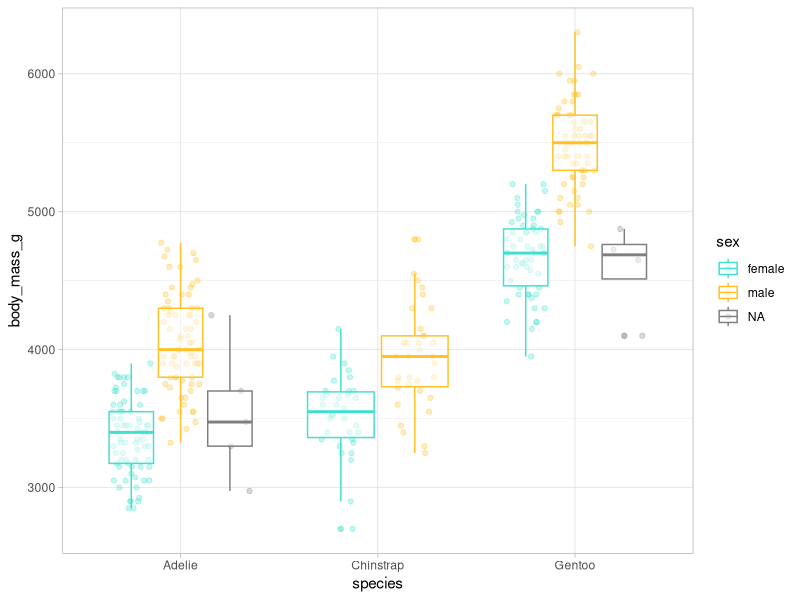
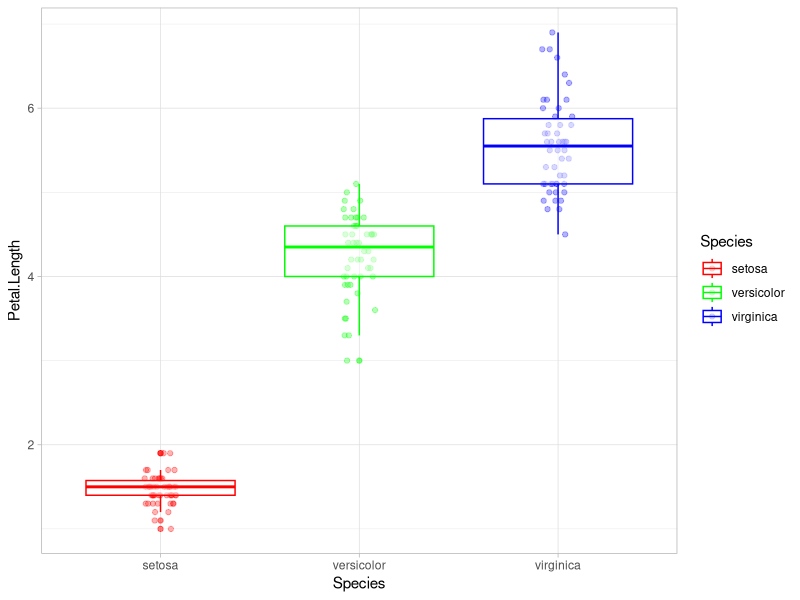
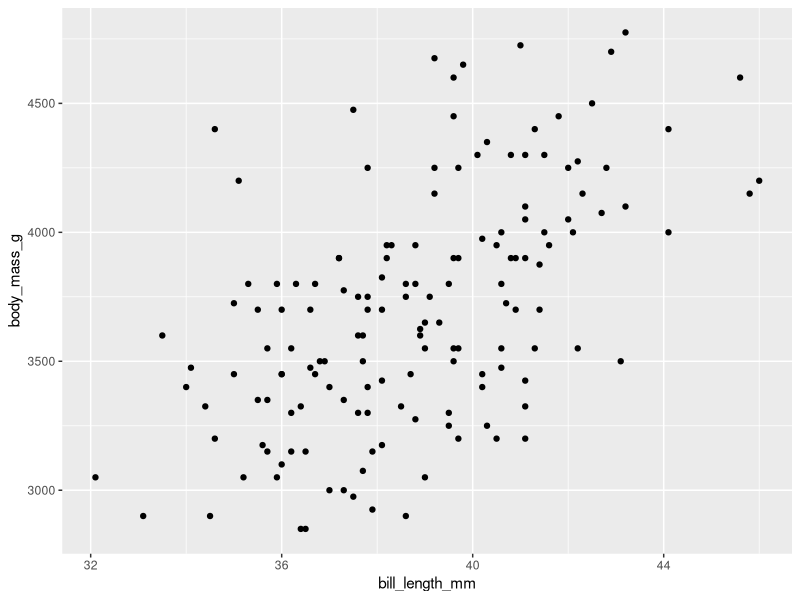
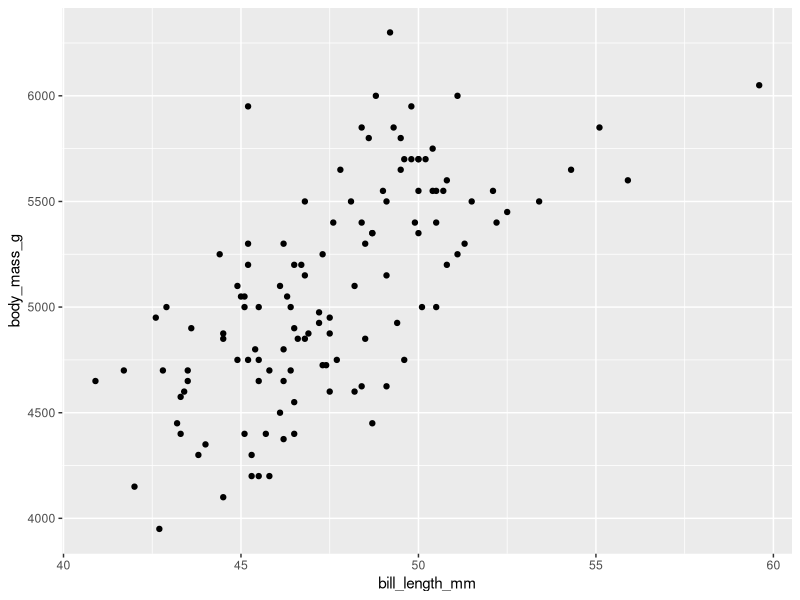
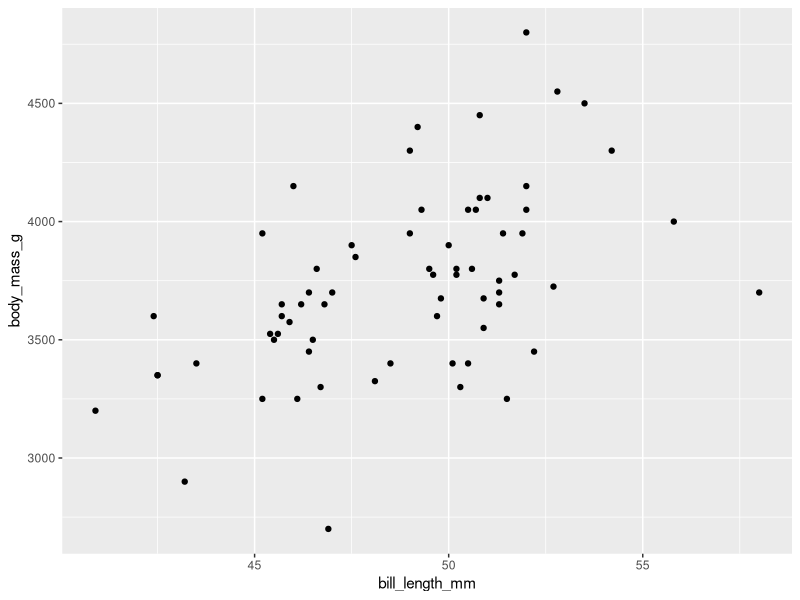

The R source for these figures, in order:
## ---- chunk 1

library(palmerpenguins)
library(tidyverse)

# 1
adelie <- penguins |> 
  filter(species == "Adelie") |> 
  arrange(flipper_length_mm)

# 2
adelie_subset <- adelie |> 
  select(island, contains("bill"))

# 3
adelie2 <- adelie |> 
  select(-species)

## ---- chunk 2

# 1
penguins |> 
  group_by(island) |> 
  summarise(
    n = n(),
    mean_flipper_length = mean(flipper_length_mm, na.rm = TRUE)
  )

# 2
penguins |> 
  mutate(mass_by_length = (body_mass_g / 1000) / flipper_length_mm) |> 
  select(mass_by_length)

## ---- chunk 3

divide_by_100 <- function(x) {
  x / 100
}

divide_by_100(30)

## ---- chunk 4

# R base
standardise <- function(x, my.na.rm) {
  (x - mean(x, na.rm = my.na.rm)) / sd(x, na.rm = my.na.rm)
}

standardise(penguins$bill_length_mm, my.na.rm = T)

# Tidyverse
standardise_tidy <- function(x, my.na.rm) {
  ({{ x }} - mean({{ x }}, na.rm = my.na.rm)) / sd({{ x }}, na.rm = my.na.rm)
} 

penguins |> 
  mutate(st_bill_length = standardise_tidy(x = bill_length_mm, my.na.rm = T)) |> 
  select(bill_length_mm, st_bill_length)

## ---- chunk 5

penguins_num <- penguins |> 
  select(species, sex, where(is.numeric))

explore_penguins <-
  function(var) {
    ggplot(penguins_num, aes(x = species, y = .data[[var]], color = sex)) +
      geom_point(position = position_jitterdodge(), alpha = 0.3) +
      geom_boxplot(alpha = 0.5) +
      scale_color_manual(values = c("turquoise", "goldenrod1")) +
      theme_light() +
      ylab(var)
  }

explore_penguins("body_mass_g")

explore_df <- function(df, x_var, y_var, color) {
  ggplot(data = df, aes(x = .data[[x_var]], y = .data[[y_var]], color = .data[[color]])) + 
    geom_point(position = position_jitterdodge(), alpha = 0.3) +
    geom_boxplot(alpha = 0.5) + 
    scale_color_manual(values = rainbow(n = length(unique(df[[color]])))) +
    theme_light() + 
    ylab(y_var)
}

explore_df(df = iris, # iris is a dataset loaded in RStudio by default
           y_var = "Petal.Length",
           x_var = "Species",
           color = "Species")

## ---- chunk 6

sum_10 <- function(x) {
  x + 10
}

map(1:4, sum_10) 

## ---- chunk 7

map(penguins, \(x) mean(x)) 
map(penguins, \(x) mean(x, na.rm = T)) # option 1 
map(penguins, mean, na.rm = T) # option 2 

## ---- chunk 8

map_lgl(penguins, is.numeric) 
penguins_num <- penguins[ , map_lgl(penguins, is.numeric)]  

map_dbl(penguins_num, median, na.rm = T) 
map_chr(penguins, class) 
map_int(penguins, \(x) length(unique(x))) 
1:4 |>   
  map_vec(\(x) as.Date(ISOdate(x + 2024, 05, 13)))

## ---- chunk 9

penguins_list <- penguins |>   
  group_split(species)  

# we assign names to the list
names(penguins_list) <- c("p1", "p2", "p3")  

# solution:
map2(penguins_list, names(penguins_list), \(df, name) mutate(df, name = name)) 

## ---- chunk 10

# first we remove NA values from bill_length_mm 
penguins_nona <- penguins |>    
  drop_na(bill_length_mm) 

penguins_nested <- penguins_nona |>   
  group_by(species) |>   
  nest() |>    
  mutate(     
    lm_obj = map(data, \(df) lm(       
      bill_length_mm ~ body_mass_g,       
      data = df)),     
    pred = map2(lm_obj, data, \(x, y) predict(x, y)),
    # solution:     
    corr = map2_dbl(pred, data, \(x, y) cor(x, y$bill_length_mm))   
    )  

# unnest() 
penguins_nested |>    
  unnest(pred) |>    
  select(!c(data, lm_obj)) 

## ---- chunk 11

# exercise 9.1.1 
penguins_list <- penguins |>   
  group_split(species)  

# we assign names to the list
names(penguins_list) <- c("p1", "p2", "p3")  

# exercise 9.2.1 
pmap(list(penguins_list, names(penguins_list)), 
  \(df, name) mutate(df, name = name)) 

## ---- chunk 12

penguins_nested <- penguins |>   
  group_by(species) |>   
  nest()  

penguins_nested_str <- penguins_nested |>    
  mutate(path = str_glue("penguins_{species}.csv")) 

penguins_nested_str  

walk2(penguins_nested_str$data, penguins_nested_str$path, write_csv) 

## ---- chunk 13

gg_penguins_bill_body <- function(data_df) {
  ggplot(data = data_df, aes(x = bill_length_mm, y = body_mass_g)) +     
    geom_point()
}  

penguins_nested <- penguins |>   
  group_by(species) |>   
  nest() |>   
  mutate(gg_obj = map(data, 
    \(df) gg_penguins_bill_body(data_df = df))) 

penguins_nested_str <- penguins_nested |>    
  mutate(path = str_glue("penguins_{species}.png"))  

penguins_nested_str  

pwalk(list(plot = penguins_nested_str$gg_obj, filename = penguins_nested_str$path),
  ggsave) 

## ---- chunk 14

penguins |>    
  map(safely(log)) |>    
  transpose() 

## ---- chunk 15
Sys.time()
sessionInfo()
